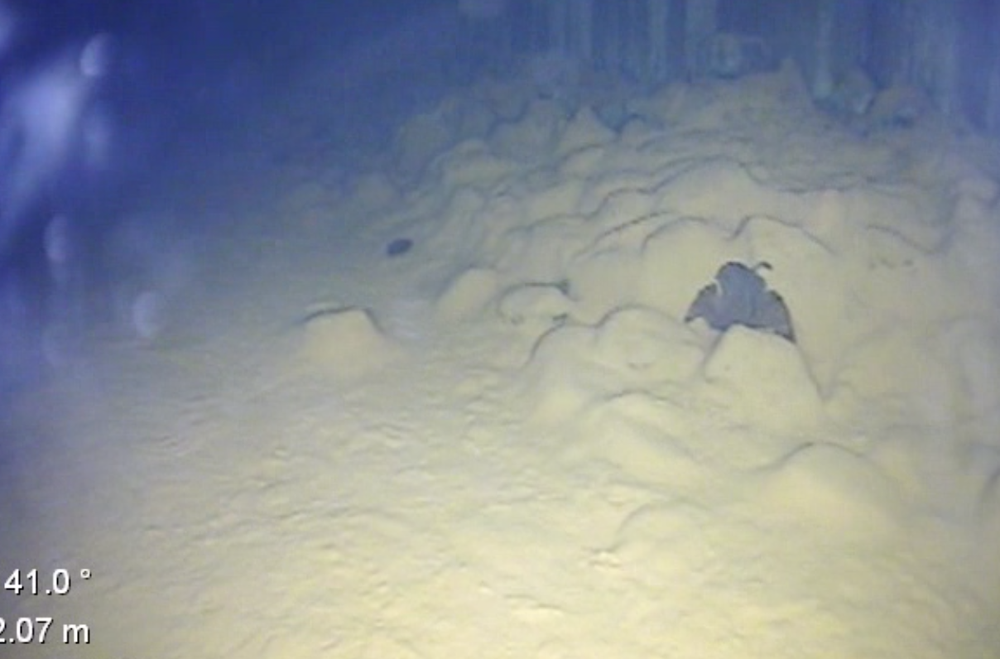
#> input picture Underwater-Image-Enhancement_Using-Wavelength-Compensation-and-Dehazing/Data/Valentine.png, 1000 x 659 px, shrunk from 1208 x 796 before the run
$ python -i pyr_expand.py   (imports and definitions only)
#> lines starting #> are read from the running program, lines starting #| are printed output that depends on the picture
#> further down, picture is the input picture: shape (659, 1000, 3); mean B, G, R 152, 147.1, 141.3
import numpy as np
from scipy import signal
import cv2

def pyr_expand(i):
    kw = 5
    cw = 0.6
    ker1d = np.array([[0.25-cw/2,0.25,cw,0.25,0.25-cw/2]])
    kernel = np.kron(ker1d, np.transpose(ker1d)) * 4

    ker00 = kernel[0:kw:2, 0:kw:2]
    ker01 = kernel[0:kw:2, 1:kw:2]
    ker10 = kernel[1:kw:2, 0:kw:2]
    ker11 = kernel[1:kw:2, 1:kw:2]

    a = i.shape
#> a = (659, 1000, 3)
    if (len(a) == 2):
        img = i[..., np.newaxis]
    else:
        img = i
    sz = img[:,:,0].shape
#> sz = (659, 1000)
    osz = [0, 0]
    osz[0] = sz[0] * 2 - 1
    osz[1] = sz[1] * 2 - 1
    imgout = np.zeros(osz[0] * osz[1] * img.shape[2])
    imgout = imgout.reshape((osz[0], osz[1], img.shape[2]))
    # imgout = np.array([[[0 for i in range(img.shape[2])]for j in range(osz[1])] for k in range(osz[0])])

    for p in range(0, img.shape[2]):
        img1 = img[:,:,p]
        img1ph = np.pad(img1, ((0,0),(1,1)),'edge')
        img1pv = np.pad(img1, ((1,1),(0,0)),'edge')
        img00 = cv2.filter2D(img1, -1, ker00, borderType=cv2.BORDER_REPLICATE)
        img01 = signal.convolve2d(img1pv, ker01, mode='valid')
        img10 = signal.convolve2d(img1ph, ker10, mode='valid')
        img11 = signal.convolve2d(img1, ker11, mode='valid')
        imgout[0:osz[0]:2, 0:osz[1]:2,p] = img00
        imgout[1:osz[0]:2, 0:osz[1]:2,p] = img10
        imgout[0:osz[0]:2, 1:osz[1]:2,p] = img01
        imgout[1:osz[0]:2, 1:osz[1]:2,p] = img11
#> this loop made 3 passes
#> pass 1, in pyr_expand, `img1 = img[:,:,p]`:
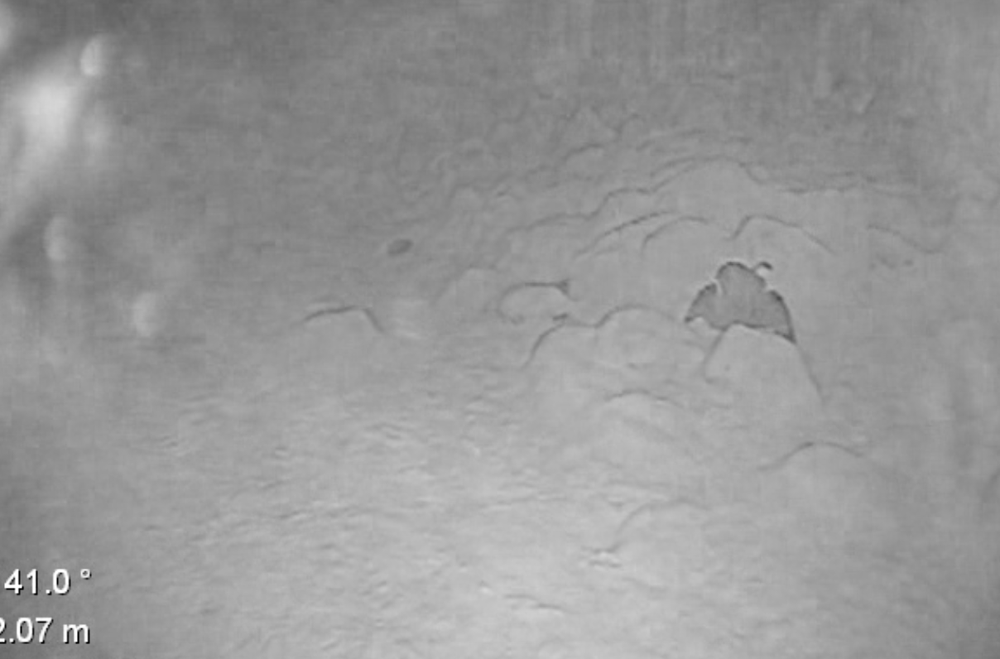
#> img1: shape (659, 1000); min 0, max 255, mean 152
#> after the loop:
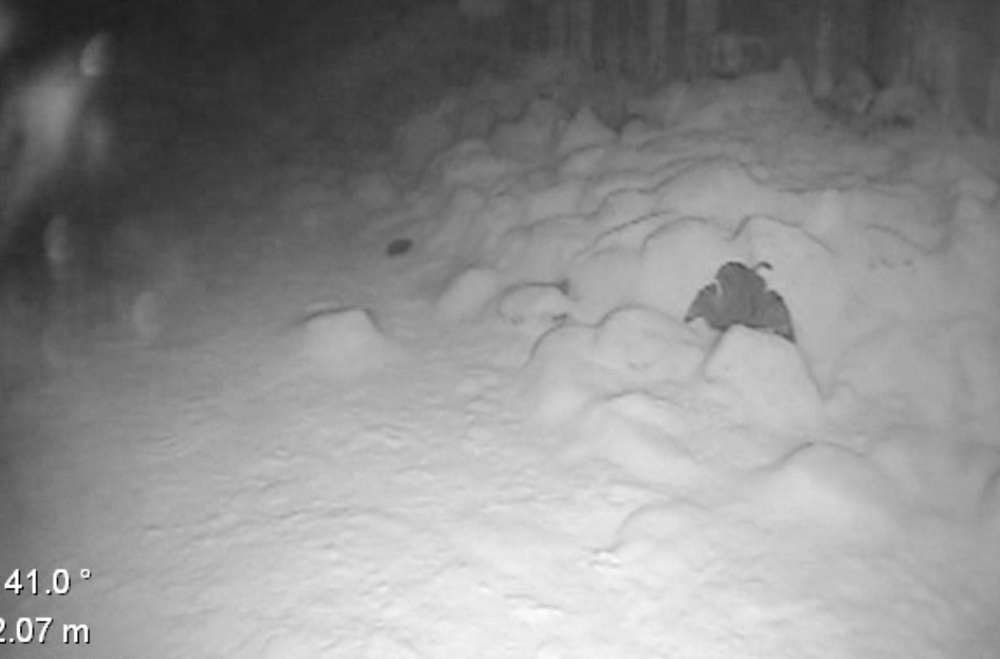
#> img1: shape (659, 1000); min 0, max 255, mean 141.3

    return imgout

>>> import cv2
>>> picture = cv2.imread('../Data/Valentine.png')
>>> result = pyr_expand(picture)

$ run again, on Underwater-Image-Enhancement_Using-Wavelength-Compensation-and-Dehazing/Data/test3.png
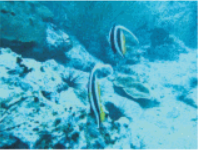
#> input picture Underwater-Image-Enhancement_Using-Wavelength-Compensation-and-Dehazing/Data/test3.png, 198 x 150 px
#> picture is the input picture: shape (150, 198, 3); mean B, G, R 191.7, 165.4, 63.8
#> after the loop in pyr_expand, `for p in range(0, img.shape[2]):`:
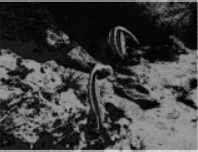
#> img1pv: shape (152, 198); min 6, max 226, mean 65
#> after the loop in pyr_expand, `for p in range(0, img.shape[2]):`:
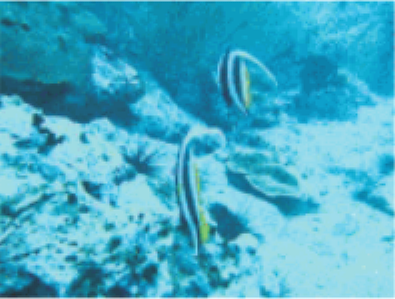
#> imgout: shape (299, 395, 3) float64; mean B, G, R 191.6, 165.2, 63.4; drawn with min black and max white
